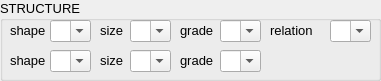
     <widget class="QGroupBox" name="groupBox_7">
      <property name="geometry">
       <rect>
        <x>350</x>
        <y>170</y>
        <width>381</width>
        <height>81</height>
       </rect>
      </property>
      <property name="font">
       <font>
        <pointsize>10</pointsize>
       </font>
      </property>
      <property name="title">
       <string>STRUCTURE</string>
      </property>
      <widget class="QComboBox" name="Structure_Relation_CB_Hor_1">
       <property name="geometry">
        <rect>
         <x>330</x>
         <y>20</y>
         <width>41</width>
         <height>22</height>
        </rect>
       </property>
       <property name="editable">
        <bool>true</bool>
       </property>
      </widget>
      <widget class="QComboBox" name="Structure_Size_1_CB_Hor_1">
       <property name="geometry">
        <rect>
         <x>130</x>
         <y>20</y>
         <width>41</width>
         <height>22</height>
        </rect>
       </property>
       <property name="editable">
        <bool>true</bool>
       </property>
      </widget>
      <widget class="QLabel" name="label_232">
       <property name="geometry">
        <rect>
         <x>180</x>
         <y>20</y>
         <width>41</width>
         <height>20</height>
        </rect>
       </property>
       <property name="font">
        <font>
         <pointsize>10</pointsize>
        </font>
       </property>
       <property name="text">
        <string>grade</string>
       </property>
      </widget>
      <widget class="QLabel" name="label_246">
       <property name="geometry">
        <rect>
         <x>100</x>
         <y>20</y>
         <width>31</width>
         <height>20</height>
        </rect>
       </property>
       <property name="font">
        <font>
         <pointsize>10</pointsize>
        </font>
       </property>
       <property name="text">
        <string>size</string>
       </property>
      </widget>
      <widget class="QLabel" name="label_230">
       <property name="geometry">
        <rect>
         <x>180</x>
         <y>50</y>
         <width>41</width>
         <height>20</height>
        </rect>
       </property>
       <property name="font">
        <font>
         <pointsize>10</pointsize>
        </font>
       </property>
       <property name="text">
        <string>grade</string>
       </property>
      </widget>
      <widget class="QComboBox" name="Structure_Grade_2_CB_Hor_1">
       <property name="geometry">
        <rect>
         <x>220</x>
         <y>50</y>
         <width>41</width>
         <height>22</height>
        </rect>
       </property>
       <property name="editable">
        <bool>true</bool>
       </property>
      </widget>
      <widget class="QLabel" name="label_263">
       <property name="geometry">
        <rect>
         <x>100</x>
         <y>50</y>
         <width>31</width>
         <height>20</height>
        </rect>
       </property>
       <property name="font">
        <font>
         <pointsize>10</pointsize>
        </font>
       </property>
       <property name="text">
        <string>size</string>
       </property>
      </widget>
      <widget class="QLabel" name="label_266">
       <property name="geometry">
        <rect>
         <x>10</x>
         <y>50</y>
         <width>41</width>
         <height>20</height>
        </rect>
       </property>
       <property name="font">
        <font>
         <pointsize>10</pointsize>
        </font>
       </property>
       <property name="text">
        <string>shape</string>
       </property>
      </widget>
      <widget class="QComboBox" name="Structure_Grade_1_CB_Hor_1">
       <property name="geometry">
        <rect>
         <x>220</x>
         <y>20</y>
         <width>41</width>
         <height>22</height>
        </rect>
       </property>
       <property name="editable">
        <bool>true</bool>
       </property>
      </widget>
      <widget class="QComboBox" name="Structure_Shape_1_CB_Hor_1">
       <property name="geometry">
        <rect>
         <x>50</x>
         <y>20</y>
         <width>41</width>
         <height>22</height>
        </rect>
       </property>
       <property name="editable">
        <bool>true</bool>
       </property>
      </widget>
      <widget class="QComboBox" name="Structure_Size_2_CB_Hor_1">
       <property name="geometry">
        <rect>
         <x>130</x>
         <y>50</y>
         <width>41</width>
         <height>22</height>
        </rect>
       </property>
       <property name="editable">
        <bool>true</bool>
       </property>
      </widget>
      <widget class="QComboBox" name="Structure_Shape_2_CB_Hor_1">
       <property name="geometry">
        <rect>
         <x>50</x>
         <y>50</y>
         <width>41</width>
         <height>22</height>
        </rect>
       </property>
       <property name="editable">
        <bool>true</bool>
       </property>
      </widget>
      <widget class="QLabel" name="label_229">
       <property name="geometry">
        <rect>
         <x>10</x>
         <y>20</y>
         <width>41</width>
         <height>21</height>
        </rect>
       </property>
       <property name="font">
        <font>
         <pointsize>10</pointsize>
        </font>
       </property>
       <property name="text">
        <string>shape</string>
       </property>
      </widget>
      <widget class="QLabel" name="label_245">
       <property name="geometry">
        <rect>
         <x>270</x>
         <y>20</y>
         <width>51</width>
         <height>20</height>
        </rect>
       </property>
       <property name="font">
        <font>
         <pointsize>10</pointsize>
        </font>
       </property>
       <property name="text">
        <string>relation</string>
       </property>
      </widget>
     </widget>
